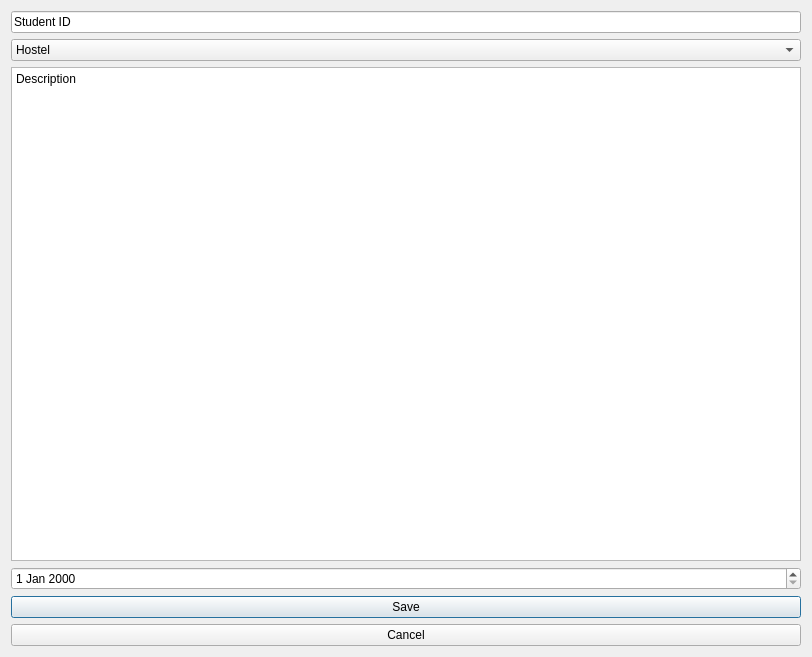
<?xml version="1.0" encoding="UTF-8"?>
<ui version="4.0">
 <class>AddComplaint</class>
 <widget class="QDialog" name="AddComplaint">
  <property name="geometry">
   <rect>
    <x>0</x>
    <y>0</y>
    <width>812</width>
    <height>657</height>
   </rect>
  </property>
  <property name="windowTitle">
   <string>Dialog</string>
  </property>
  <layout class="QVBoxLayout" name="verticalLayout">
   <item>
    <widget class="QLineEdit" name="lineEditStudentID">
     <property name="text">
      <string>Student ID</string>
     </property>
    </widget>
   </item>
   <item>
    <widget class="QComboBox" name="comboBoxType">
     <item>
      <property name="text">
       <string>Hostel</string>
      </property>
     </item>
     <item>
      <property name="text">
       <string>Mess</string>
      </property>
     </item>
     <item>
      <property name="text">
       <string>Electricity</string>
      </property>
     </item>
     <item>
      <property name="text">
       <string>Water</string>
      </property>
     </item>
     <item>
      <property name="text">
       <string>Other</string>
      </property>
     </item>
    </widget>
   </item>
   <item>
    <widget class="QTextEdit" name="textEditDescription">
     <property name="html">
      <string>&lt;!DOCTYPE HTML PUBLIC &quot;-//W3C//DTD HTML 4.0//EN&quot; &quot;http://www.w3.org/TR/REC-html40/strict.dtd&quot;&gt;
&lt;html&gt;&lt;head&gt;&lt;meta name=&quot;qrichtext&quot; content=&quot;1&quot; /&gt;&lt;meta charset=&quot;utf-8&quot; /&gt;&lt;style type=&quot;text/css&quot;&gt;
p, li { white-space: pre-wrap; }
hr { height: 1px; border-width: 0; }
li.unchecked::marker { content: &quot;\2610&quot;; }
li.checked::marker { content: &quot;\2612&quot;; }
&lt;/style&gt;&lt;/head&gt;&lt;body style=&quot; font-family:'Segoe UI'; font-size:9pt; font-weight:400; font-style:normal;&quot;&gt;
&lt;p style=&quot; margin-top:0px; margin-bottom:0px; margin-left:0px; margin-right:0px; -qt-block-indent:0; text-indent:0px;&quot;&gt;Description&lt;/p&gt;
&lt;p style=&quot;-qt-paragraph-type:empty; margin-top:0px; margin-bottom:0px; margin-left:0px; margin-right:0px; -qt-block-indent:0; text-indent:0px;&quot;&gt;&lt;br /&gt;&lt;/p&gt;&lt;/body&gt;&lt;/html&gt;</string>
     </property>
    </widget>
   </item>
   <item>
    <widget class="QDateEdit" name="dateEditComplaint"/>
   </item>
   <item>
    <widget class="QPushButton" name="pushButtonSave">
     <property name="text">
      <string>Save</string>
     </property>
    </widget>
   </item>
   <item>
    <widget class="QPushButton" name="pushButtonCancel">
     <property name="text">
      <string>Cancel</string>
     </property>
    </widget>
   </item>
  </layout>
 </widget>
 <resources/>
 <connections/>
</ui>
